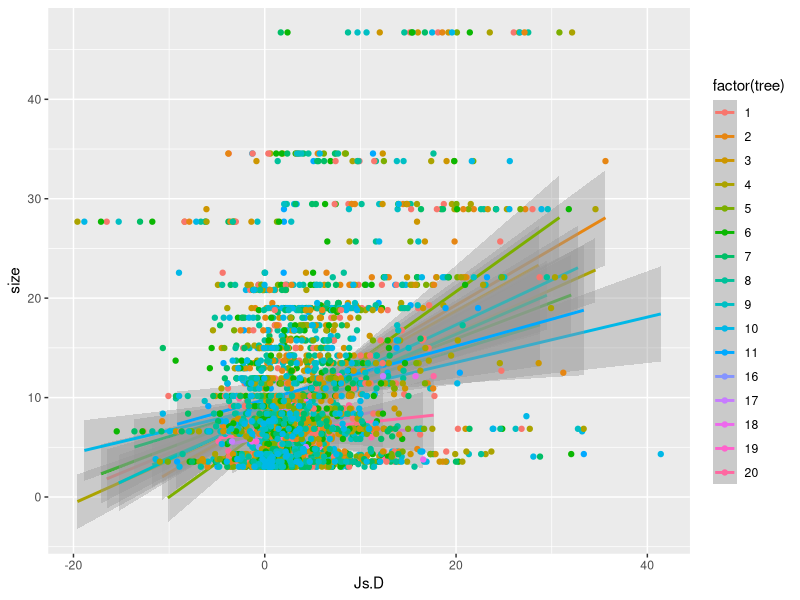
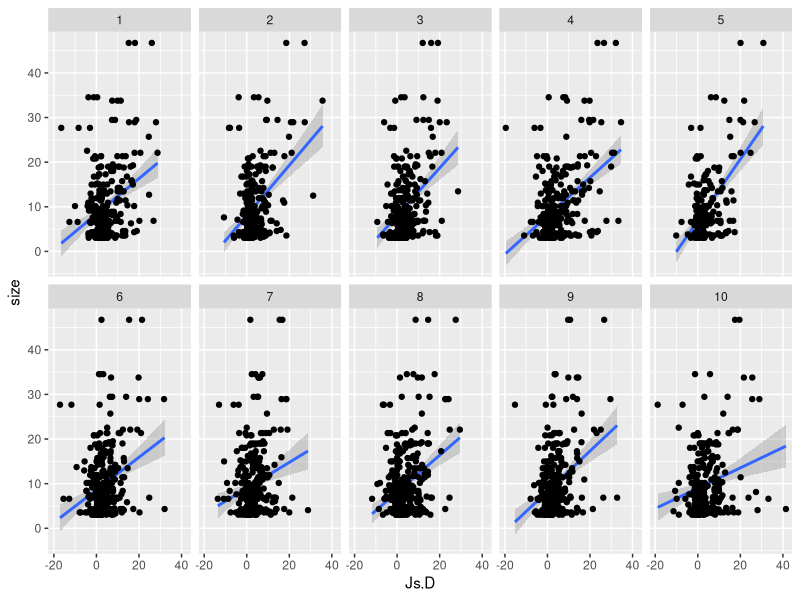
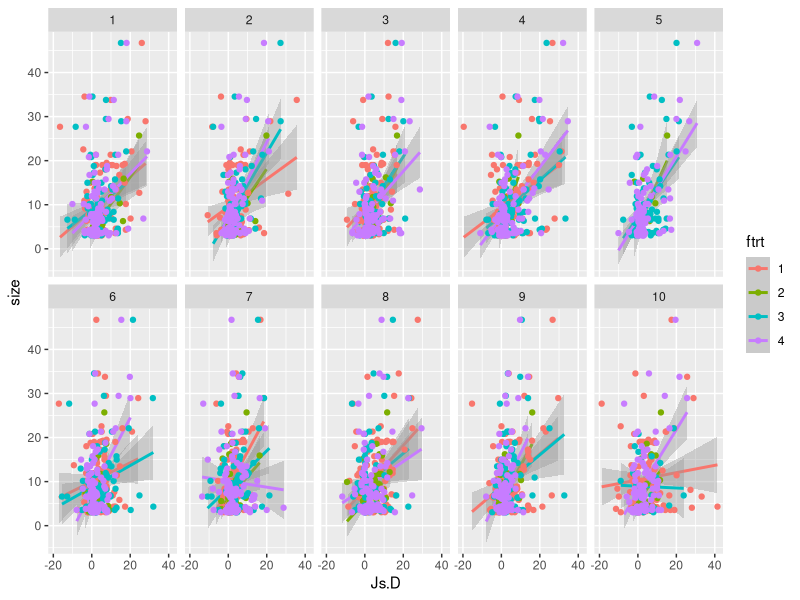
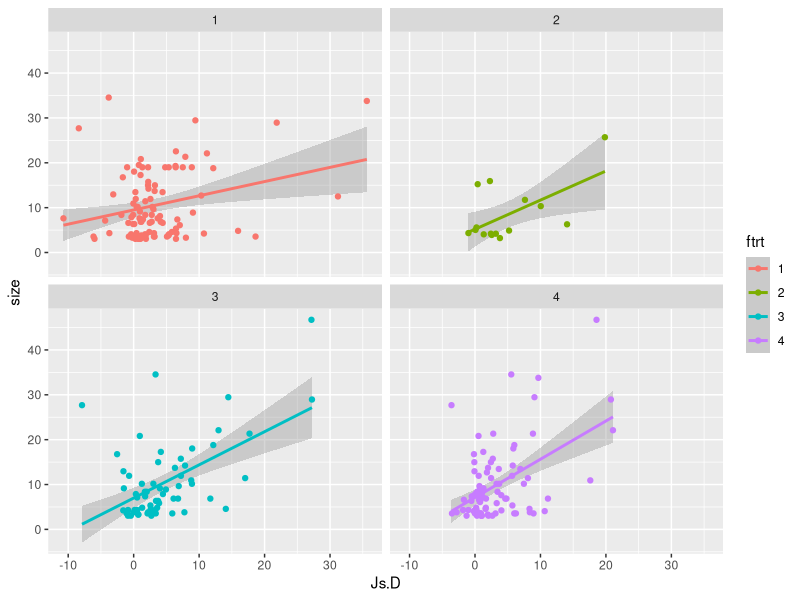
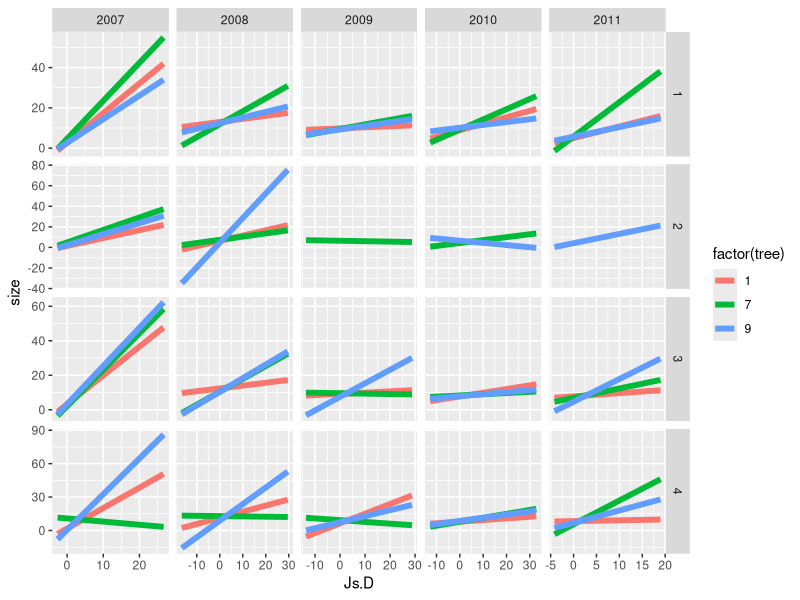
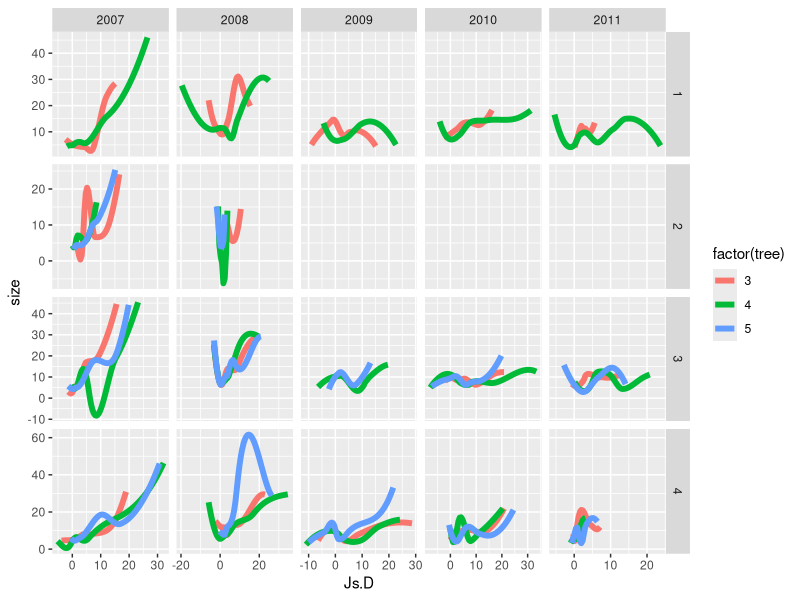

R code for these plots, in order:

# read in
PPT <- read.table("./Fixed_data/ppt_pulse_output.txt", header = TRUE)
head(PPT)
str(PPT)

# as factor
PPT$fY <- factor(PPT$Year, levels = c("2007","2008","2009","2010","2011"))
PPT$ftrt <- factor(PPT$trt, levels = c("1","2","3","4"))
PPT$fbl <- factor(PPT$block, levels = c("3"))
PPT$fp.num <- factor(PPT$plot_num, levels = c("9","10","11","12"))

# manip
# index out the columns by name
Pd <- PPT[,c("fY", "ftrt", "fbl", "fp.num", "spp", "tree", "size", "dry_days", "pre_VPD", "Ys.min.15.avg", "Ys.min.20.avg", "Ys.min.d.avg", "Ys.max.15.avg", "Ys.max.20.avg", "Ys.max.d.avg", "vwc.min.avg", "vwc.max.avg", "Js.pre", "Js.D", "Js.d2")]

# this shows the non-unique treeid, right?
require(plyr)
count(Pd, c("tree", "spp"))
count(Pd, c("ftrt", "dry_days"))

# plot by trees
require(ggplot2)
c <- ggplot(Pd, aes(y = size, x = Js.D, colour = factor(tree))) 
c + stat_smooth(method = lm) + geom_point() 

# severe overplotting. subset, just the first 10 trees
# NOTE: non-unique tree id, so this has one point for each 
Pd_one_ten <- subset(Pd, tree < 11)
d <- ggplot(Pd_one_ten, aes(y = size, x = Js.D)) + facet_wrap(~ tree, nrow = 2) 
d + stat_smooth(method = lm) + geom_point()

# include treatment info
e <- ggplot(Pd_one_ten, aes(y = size, x = Js.D, colour = ftrt)) + facet_wrap(~ tree, nrow = 2) 
e + stat_smooth(method = lm) + geom_point()

# a single tree index, each treatments  
ind <- ceiling(runif(1)*10)
Pd_one <- subset(Pd, tree == ind)
f <- ggplot(Pd_one, aes(y = size, x = Js.D, colour = ftrt)) + facet_wrap(~ ftrt, nrow = 2)
f + stat_smooth(method = lm) + geom_point()

# year-by-treatment on a few tree indices
ind <- sample.int(n = 10, size  = 3, replace = F)
Pd_some <- subset(Pd, tree == ind[1] | tree == ind[2] | tree == ind[3])
g <- ggplot(Pd_some, aes(y = size, x = Js.D, colour = factor(tree))) #+ geom_point()
g + stat_smooth(method = lm, se = F, fullrange=T, size = 2) + facet_grid(ftrt ~ fY, scales = "free")

# same as above but with non-parametric curves rather that linear regressions
ind <- sample.int(n = 10, size  = 3, replace = F)
Pd_some <- subset(Pd, tree == ind[1] | tree == ind[2] | tree == ind[3])
g <- ggplot(Pd_some, aes(y = size, x = Js.D, colour = factor(tree))) #+ geom_point()
g + stat_smooth( se = F, fullrange=T, size = 2) + facet_grid(ftrt ~ fY, scales = "free")
